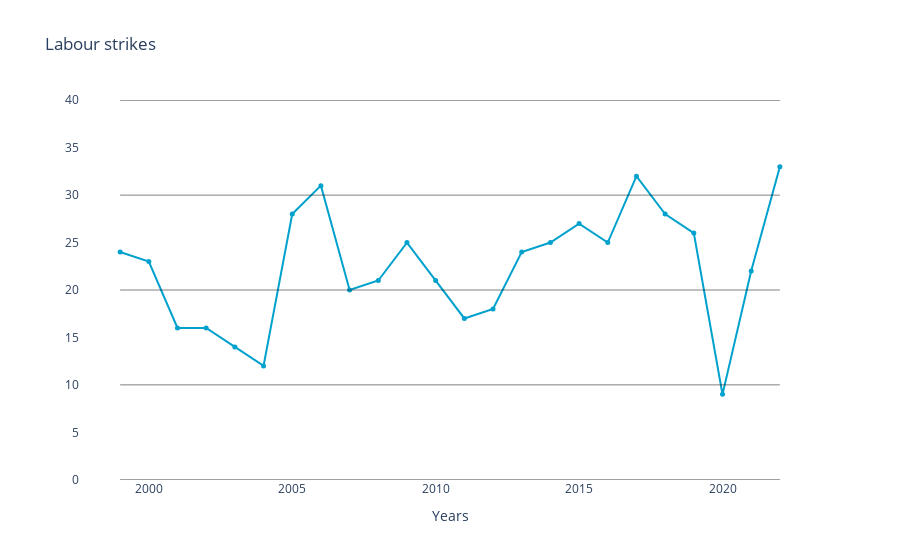

The code cell stored with this chart in its notebook:
### Markdown cell above
In 2022, there were altogether 33 labour strikes in the Netherlands, up from 22 strikes in 2021. However, last year’s strikes involved fewer workers, which resulted in fewer working days lost: 39 thousand, against 59 thousand in 2021. Statistics Netherlands (CBS) reports this based on newly released figures.

In 2020, the year in which measures against coronavirus were introduced, there were 9 labour strikes. After this, the number increased to 33 strikes in 2022. The last time there were relatively more strikes was in 1988 (38 strikes).

### Code cell
import plotly.express as px
import pandas as pd

# Read the data from table1.csv
df = pd.read_csv('table1.csv')

# Create the line plot with Plotly
fig = px.line(df, x="Jaartal", y="Labour strikes", title='Labour strikes')

# Customize the plot layout
fig.update_layout(
    plot_bgcolor='white',
    xaxis=dict(title='Years'),
    yaxis=dict(title='')  # Remove y-axis tick labels
)

# Add blue small circles when hovering over a point
fig.update_traces(
    mode='lines+markers',
    hovertemplate='<b>%{x}</b><br>Labour strikes: <b>%{y}</b>' +
                  '<extra></extra>',  # Use <extra></extra> to disable default hover info
    line=dict(color='#00a1cd', width=2),
    marker=dict(color='#00a1cd', size=5),
)

# Add horizontal lines at y = 0, 10, 20, 30, and 40
y_values = [0, 10, 20, 30, 40]
for y in y_values:
    fig.add_shape(
        type='line',
        x0=min(df['Jaartal']),
        x1=max(df['Jaartal']),
        y0=y,
        y1=y,
        line=dict(color='black'),
        line_width=0.5
    )

# Show the plot
fig.show()

### Figure 1 — Plotly figure (JSON) as saved in the notebook; plotly's stock layout.template omitted (floating-point values rounded to 4 significant figures)
{"data": [{"hovertemplate": "<b>%{x}</b><br>Labour strikes: <b>%{y}</b><extra></extra>", "legendgroup": "", "line": {"color": "#00a1cd", "dash": "solid", "width": 2}, "marker": {"color": "#00a1cd", "size": 5, "symbol": "circle"}, "mode": "lines+markers", "name": "", "orientation": "v", "showlegend": false, "type": "scatter", "x": [1999, 2000, 2001, 2002, 2003, 2004, 2005, 2006, 2007, 2008, 2009, 2010, 2011, 2012, 2013, 2014, 2015, 2016, 2017, 2018, 2019, 2020, 2021, 2022], "xaxis": "x", "y": [24, 23, 16, 16, 14, 12, 28, 31, 20, 21, 25, 21, 17, 18, 24, 25, 27, 25, 32, 28, 26, 9, 22, 33], "yaxis": "y"}], "layout": {"legend": {"tracegroupgap": 0}, "plot_bgcolor": "white", "shapes": [{"line": {"color": "black", "width": 0.5}, "type": "line", "x0": 1999, "x1": 2022, "y0": 0, "y1": 0}, {"line": {"color": "black", "width": 0.5}, "type": "line", "x0": 1999, "x1": 2022, "y0": 10, "y1": 10}, {"line": {"color": "black", "width": 0.5}, "type": "line", "x0": 1999, "x1": 2022, "y0": 20, "y1": 20}, {"line": {"color": "black", "width": 0.5}, "type": "line", "x0": 1999, "x1": 2022, "y0": 30, "y1": 30}, {"line": {"color": "black", "width": 0.5}, "type": "line", "x0": 1999, "x1": 2022, "y0": 40, "y1": 40}], "title": {"text": "Labour strikes"}, "xaxis": {"anchor": "y", "domain": [0, 1], "title": {"text": "Years"}}, "yaxis": {"anchor": "x", "domain": [0, 1], "title": {"text": ""}}}}
